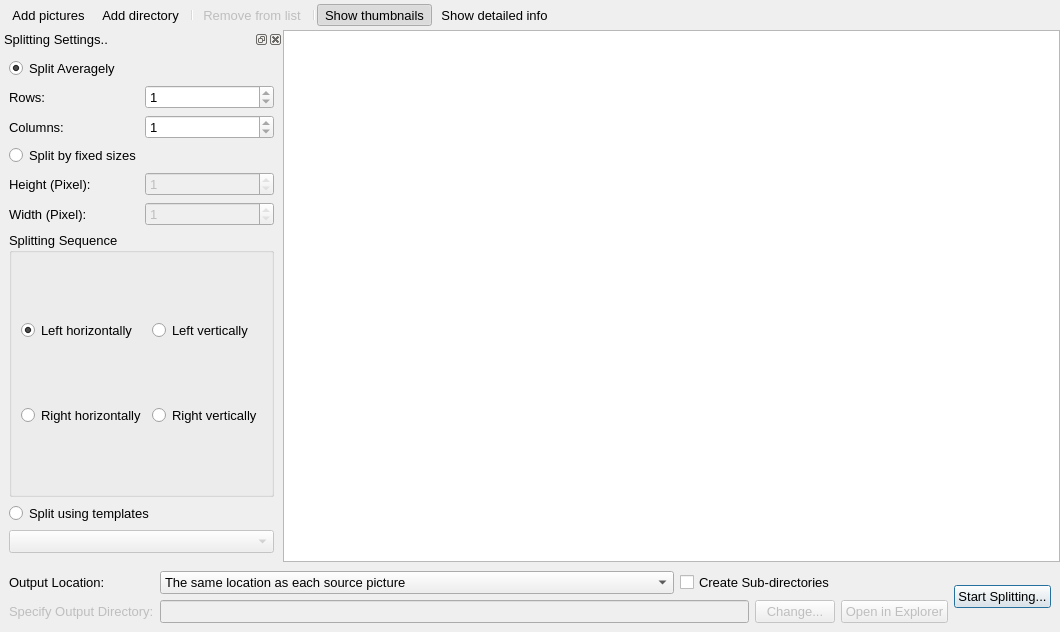
<?xml version="1.0" encoding="UTF-8"?>
<ui version="4.0">
 <class>fpsBatchDialog</class>
 <widget class="QDialog" name="fpsBatchDialog">
  <property name="geometry">
   <rect>
    <x>0</x>
    <y>0</y>
    <width>1060</width>
    <height>632</height>
   </rect>
  </property>
  <property name="font">
   <font>
    <family>Segoe UI</family>
    <pointsize>10</pointsize>
   </font>
  </property>
  <property name="windowTitle">
   <string>FreePictureSplitter Batch Splitting</string>
  </property>
  <layout class="QVBoxLayout" name="verticalLayout">
   <property name="spacing">
    <number>0</number>
   </property>
   <property name="leftMargin">
    <number>0</number>
   </property>
   <property name="topMargin">
    <number>0</number>
   </property>
   <property name="rightMargin">
    <number>0</number>
   </property>
   <property name="bottomMargin">
    <number>0</number>
   </property>
   <item>
    <widget class="QToolBar" name="toolBar">
     <property name="sizePolicy">
      <sizepolicy hsizetype="Expanding" vsizetype="Fixed">
       <horstretch>1</horstretch>
       <verstretch>0</verstretch>
      </sizepolicy>
     </property>
     <property name="movable">
      <bool>false</bool>
     </property>
     <property name="toolButtonStyle">
      <enum>Qt::ToolButtonTextUnderIcon</enum>
     </property>
     <property name="floatable">
      <bool>false</bool>
     </property>
     <addaction name="actionAddPicture"/>
     <addaction name="actionAddDirectory"/>
     <addaction name="separator"/>
     <addaction name="actionRemoveFromList"/>
     <addaction name="separator"/>
     <addaction name="actionShowThumbnails"/>
     <addaction name="actionShowDetailInfo"/>
    </widget>
   </item>
   <item>
    <widget class="QWidget" name="wgtFiles" native="true">
     <layout class="QHBoxLayout" name="horizontalLayout">
      <property name="spacing">
       <number>0</number>
      </property>
      <property name="leftMargin">
       <number>0</number>
      </property>
      <property name="topMargin">
       <number>0</number>
      </property>
      <property name="rightMargin">
       <number>0</number>
      </property>
      <property name="bottomMargin">
       <number>0</number>
      </property>
      <item>
       <widget class="QDockWidget" name="dkOptions">
        <property name="windowTitle">
         <string>Splitting Settings..</string>
        </property>
        <widget class="QWidget" name="dkcOptions">
         <property name="sizePolicy">
          <sizepolicy hsizetype="Fixed" vsizetype="Preferred">
           <horstretch>0</horstretch>
           <verstretch>0</verstretch>
          </sizepolicy>
         </property>
         <layout class="QGridLayout" name="gridLayout_2">
          <item row="1" column="0">
           <widget class="QLabel" name="label_3">
            <property name="text">
             <string>Rows:</string>
            </property>
            <property name="buddy">
             <cstring>sbxRows</cstring>
            </property>
           </widget>
          </item>
          <item row="4" column="0">
           <widget class="QLabel" name="label_5">
            <property name="text">
             <string>Height (Pixel):</string>
            </property>
            <property name="buddy">
             <cstring>sbxHeight</cstring>
            </property>
           </widget>
          </item>
          <item row="4" column="1">
           <widget class="QSpinBox" name="sbxHeight">
            <property name="enabled">
             <bool>false</bool>
            </property>
            <property name="minimum">
             <number>1</number>
            </property>
            <property name="maximum">
             <number>1</number>
            </property>
           </widget>
          </item>
          <item row="5" column="0">
           <widget class="QLabel" name="label_6">
            <property name="text">
             <string>Width (Pixel):</string>
            </property>
            <property name="buddy">
             <cstring>sbxWidth</cstring>
            </property>
           </widget>
          </item>
          <item row="5" column="1">
           <widget class="QSpinBox" name="sbxWidth">
            <property name="enabled">
             <bool>false</bool>
            </property>
            <property name="minimum">
             <number>1</number>
            </property>
            <property name="maximum">
             <number>1</number>
            </property>
           </widget>
          </item>
          <item row="0" column="0" colspan="2">
           <widget class="QRadioButton" name="rbtnAverage">
            <property name="text">
             <string>Split Averagely</string>
            </property>
            <property name="checked">
             <bool>true</bool>
            </property>
           </widget>
          </item>
          <item row="2" column="1">
           <widget class="QSpinBox" name="sbxCols">
            <property name="minimum">
             <number>1</number>
            </property>
            <property name="maximum">
             <number>1</number>
            </property>
           </widget>
          </item>
          <item row="2" column="0">
           <widget class="QLabel" name="label_4">
            <property name="text">
             <string>Columns:</string>
            </property>
            <property name="buddy">
             <cstring>sbxCols</cstring>
            </property>
           </widget>
          </item>
          <item row="1" column="1">
           <widget class="QSpinBox" name="sbxRows">
            <property name="enabled">
             <bool>true</bool>
            </property>
            <property name="minimum">
             <number>1</number>
            </property>
            <property name="maximum">
             <number>1</number>
            </property>
           </widget>
          </item>
          <item row="6" column="0" colspan="2">
           <widget class="QGroupBox" name="gbxSplitSeq">
            <property name="title">
             <string>Splitting Sequence</string>
            </property>
            <layout class="QGridLayout" name="gridLayout_3">
             <item row="0" column="1">
              <widget class="QRadioButton" name="rbtnVertLeft">
               <property name="text">
                <string>Left vertically</string>
               </property>
              </widget>
             </item>
             <item row="0" column="0">
              <widget class="QRadioButton" name="rbtnHoriLeft">
               <property name="text">
                <string>Left horizontally</string>
               </property>
               <property name="checked">
                <bool>true</bool>
               </property>
              </widget>
             </item>
             <item row="1" column="1">
              <widget class="QRadioButton" name="rbtnVertRight">
               <property name="text">
                <string>Right vertically</string>
               </property>
              </widget>
             </item>
             <item row="1" column="0">
              <widget class="QRadioButton" name="rbtnHoriRight">
               <property name="text">
                <string>Right horizontally</string>
               </property>
              </widget>
             </item>
            </layout>
           </widget>
          </item>
          <item row="3" column="0" colspan="2">
           <widget class="QRadioButton" name="rbtnSize">
            <property name="text">
             <string>Split by fixed sizes</string>
            </property>
           </widget>
          </item>
          <item row="8" column="0" colspan="2">
           <widget class="QComboBox" name="cbxTemplate">
            <property name="enabled">
             <bool>false</bool>
            </property>
           </widget>
          </item>
          <item row="7" column="0" colspan="2">
           <widget class="QRadioButton" name="rbtnTemplate">
            <property name="text">
             <string>Split using templates</string>
            </property>
           </widget>
          </item>
         </layout>
        </widget>
       </widget>
      </item>
      <item>
       <widget class="QStackedWidget" name="stView">
        <widget class="QWidget" name="pgThumbnail">
         <property name="sizePolicy">
          <sizepolicy hsizetype="Expanding" vsizetype="Preferred">
           <horstretch>1</horstretch>
           <verstretch>0</verstretch>
          </sizepolicy>
         </property>
         <layout class="QGridLayout" name="gridLayout_4">
          <property name="leftMargin">
           <number>0</number>
          </property>
          <property name="topMargin">
           <number>0</number>
          </property>
          <property name="rightMargin">
           <number>0</number>
          </property>
          <property name="bottomMargin">
           <number>0</number>
          </property>
          <property name="spacing">
           <number>0</number>
          </property>
          <item row="0" column="0">
           <widget class="QListWidget" name="wgtList">
            <property name="sizePolicy">
             <sizepolicy hsizetype="Expanding" vsizetype="Expanding">
              <horstretch>1</horstretch>
              <verstretch>1</verstretch>
             </sizepolicy>
            </property>
            <property name="contextMenuPolicy">
             <enum>Qt::CustomContextMenu</enum>
            </property>
            <property name="statusTip">
             <string>A list of pictures added.</string>
            </property>
            <property name="selectionBehavior">
             <enum>QAbstractItemView::SelectItems</enum>
            </property>
            <property name="iconSize">
             <size>
              <width>80</width>
              <height>80</height>
             </size>
            </property>
            <property name="movement">
             <enum>QListView::Static</enum>
            </property>
            <property name="resizeMode">
             <enum>QListView::Adjust</enum>
            </property>
            <property name="spacing">
             <number>10</number>
            </property>
            <property name="viewMode">
             <enum>QListView::IconMode</enum>
            </property>
           </widget>
          </item>
         </layout>
        </widget>
        <widget class="QWidget" name="pgTable">
         <property name="sizePolicy">
          <sizepolicy hsizetype="Expanding" vsizetype="Preferred">
           <horstretch>1</horstretch>
           <verstretch>0</verstretch>
          </sizepolicy>
         </property>
         <layout class="QGridLayout" name="gridLayout_5">
          <property name="leftMargin">
           <number>0</number>
          </property>
          <property name="topMargin">
           <number>0</number>
          </property>
          <property name="rightMargin">
           <number>0</number>
          </property>
          <property name="bottomMargin">
           <number>0</number>
          </property>
          <property name="spacing">
           <number>0</number>
          </property>
          <item row="0" column="0">
           <widget class="QTableWidget" name="wgtTable">
            <property name="sizePolicy">
             <sizepolicy hsizetype="Expanding" vsizetype="Expanding">
              <horstretch>1</horstretch>
              <verstretch>1</verstretch>
             </sizepolicy>
            </property>
            <property name="contextMenuPolicy">
             <enum>Qt::CustomContextMenu</enum>
            </property>
            <property name="selectionMode">
             <enum>QAbstractItemView::SingleSelection</enum>
            </property>
            <property name="selectionBehavior">
             <enum>QAbstractItemView::SelectRows</enum>
            </property>
            <property name="columnCount">
             <number>3</number>
            </property>
            <attribute name="horizontalHeaderStretchLastSection">
             <bool>true</bool>
            </attribute>
            <attribute name="verticalHeaderVisible">
             <bool>false</bool>
            </attribute>
            <column>
             <property name="text">
              <string>File Name</string>
             </property>
            </column>
            <column>
             <property name="text">
              <string>File Path</string>
             </property>
            </column>
            <column>
             <property name="text">
              <string>File Size</string>
             </property>
            </column>
           </widget>
          </item>
         </layout>
        </widget>
       </widget>
      </item>
     </layout>
    </widget>
   </item>
   <item>
    <widget class="QWidget" name="wgtOptions" native="true">
     <layout class="QGridLayout" name="gridLayout">
      <item row="0" column="5" rowspan="2">
       <widget class="QPushButton" name="btnSplit">
        <property name="text">
         <string>Start Splitting...</string>
        </property>
       </widget>
      </item>
      <item row="0" column="0">
       <widget class="QLabel" name="label">
        <property name="font">
         <font>
          <family>Segoe UI</family>
          <pointsize>10</pointsize>
         </font>
        </property>
        <property name="text">
         <string>Output Location:</string>
        </property>
       </widget>
      </item>
      <item row="0" column="1">
       <widget class="QComboBox" name="cbxLocation">
        <property name="sizePolicy">
         <sizepolicy hsizetype="Expanding" vsizetype="Fixed">
          <horstretch>0</horstretch>
          <verstretch>0</verstretch>
         </sizepolicy>
        </property>
        <property name="maxVisibleItems">
         <number>2</number>
        </property>
        <item>
         <property name="text">
          <string>The same location as each source picture</string>
         </property>
        </item>
        <item>
         <property name="text">
          <string>The following path:</string>
         </property>
        </item>
       </widget>
      </item>
      <item row="1" column="3">
       <widget class="QPushButton" name="btnChange">
        <property name="enabled">
         <bool>false</bool>
        </property>
        <property name="text">
         <string>Change...</string>
        </property>
       </widget>
      </item>
      <item row="1" column="4">
       <widget class="QPushButton" name="btnOpen">
        <property name="enabled">
         <bool>false</bool>
        </property>
        <property name="text">
         <string>Open in Explorer</string>
        </property>
       </widget>
      </item>
      <item row="1" column="1" colspan="2">
       <widget class="QLineEdit" name="lePath">
        <property name="enabled">
         <bool>false</bool>
        </property>
        <property name="sizePolicy">
         <sizepolicy hsizetype="Expanding" vsizetype="Fixed">
          <horstretch>0</horstretch>
          <verstretch>0</verstretch>
         </sizepolicy>
        </property>
       </widget>
      </item>
      <item row="0" column="2" colspan="2">
       <widget class="QCheckBox" name="chbSubdir">
        <property name="text">
         <string>Create Sub-directories</string>
        </property>
       </widget>
      </item>
      <item row="1" column="0">
       <widget class="QLabel" name="label_2">
        <property name="enabled">
         <bool>false</bool>
        </property>
        <property name="font">
         <font>
          <family>Segoe UI</family>
          <pointsize>10</pointsize>
         </font>
        </property>
        <property name="text">
         <string>Specify Output Directory:</string>
        </property>
       </widget>
      </item>
     </layout>
    </widget>
   </item>
  </layout>
  <action name="actionAddPicture">
   <property name="icon">
    <iconset resource="../resources/fps.qrc">
     <normaloff>:/toolBar/toolBar/add-pic.png</normaloff>:/toolBar/toolBar/add-pic.png</iconset>
   </property>
   <property name="text">
    <string>Add pictures</string>
   </property>
   <property name="toolTip">
    <string>&lt;html&gt;&lt;head/&gt;&lt;body&gt;&lt;p&gt;Add a picture to the list.&lt;/p&gt;&lt;/body&gt;&lt;/html&gt;</string>
   </property>
   <property name="shortcut">
    <string>Ctrl+A</string>
   </property>
  </action>
  <action name="actionAddDirectory">
   <property name="icon">
    <iconset resource="../resources/fps.qrc">
     <normaloff>:/toolBar/toolBar/add-dir.png</normaloff>:/toolBar/toolBar/add-dir.png</iconset>
   </property>
   <property name="text">
    <string>Add directory</string>
   </property>
   <property name="toolTip">
    <string>&lt;html&gt;&lt;head/&gt;&lt;body&gt;&lt;p&gt;Add all pictures under a directory to the list.&lt;/p&gt;&lt;/body&gt;&lt;/html&gt;</string>
   </property>
   <property name="shortcut">
    <string>Ctrl+D</string>
   </property>
  </action>
  <action name="actionRemoveFromList">
   <property name="enabled">
    <bool>false</bool>
   </property>
   <property name="icon">
    <iconset resource="../resources/fps.qrc">
     <normaloff>:/toolBar/toolBar/remove-from-list.png</normaloff>:/toolBar/toolBar/remove-from-list.png</iconset>
   </property>
   <property name="text">
    <string>Remove from list</string>
   </property>
   <property name="toolTip">
    <string>&lt;html&gt;&lt;head/&gt;&lt;body&gt;&lt;p&gt;Remove the specified picture from the list.&lt;/p&gt;&lt;/body&gt;&lt;/html&gt;</string>
   </property>
   <property name="shortcut">
    <string>Ctrl+R</string>
   </property>
  </action>
  <action name="actionShowThumbnails">
   <property name="checkable">
    <bool>true</bool>
   </property>
   <property name="checked">
    <bool>true</bool>
   </property>
   <property name="icon">
    <iconset resource="../resources/fps.qrc">
     <normaloff>:/toolBar/toolBar/thumbnail.png</normaloff>:/toolBar/toolBar/thumbnail.png</iconset>
   </property>
   <property name="text">
    <string>Show thumbnails</string>
   </property>
   <property name="toolTip">
    <string>&lt;html&gt;&lt;head/&gt;&lt;body&gt;&lt;p&gt;Show pictures in thumbnails.&lt;/p&gt;&lt;/body&gt;&lt;/html&gt;</string>
   </property>
   <property name="shortcut">
    <string>Ctrl+T</string>
   </property>
  </action>
  <action name="actionShowDetailInfo">
   <property name="checkable">
    <bool>true</bool>
   </property>
   <property name="icon">
    <iconset resource="../resources/fps.qrc">
     <normaloff>:/toolBar/toolBar/detailed-info.png</normaloff>:/toolBar/toolBar/detailed-info.png</iconset>
   </property>
   <property name="text">
    <string>Show detailed info</string>
   </property>
   <property name="toolTip">
    <string>&lt;html&gt;&lt;head/&gt;&lt;body&gt;&lt;p&gt;Show detailed information of each picture.&lt;/p&gt;&lt;/body&gt;&lt;/html&gt;</string>
   </property>
   <property name="shortcut">
    <string>Ctrl+I</string>
   </property>
  </action>
 </widget>
 <resources>
  <include location="../resources/fps.qrc"/>
 </resources>
 <connections/>
</ui>
